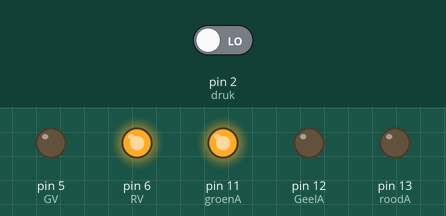
Bench run of a sketch on a simulated Arduino Uno, built with avr-gcc and run on an emulated ATmega328P. On the bench: output pins drawn as LEDs (lit = HIGH). The test bench sets the inputs (shaded band); at power-on: pin 2 (druk) LOW.

Above: at 1.2 s.
1.3 s: pin 2 (druk) driven HIGH
At 1.8 s:
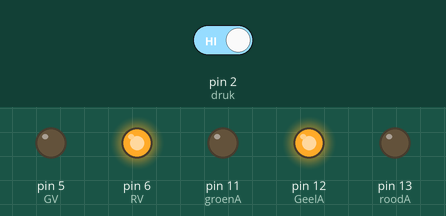
At 4.5 s:
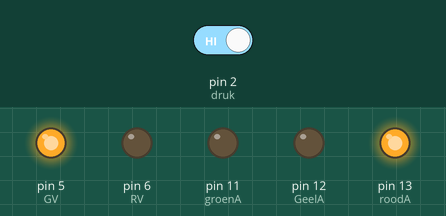
Timing chart, 0 to 9.8 s (numbered marks = the images above; inputs shaded):
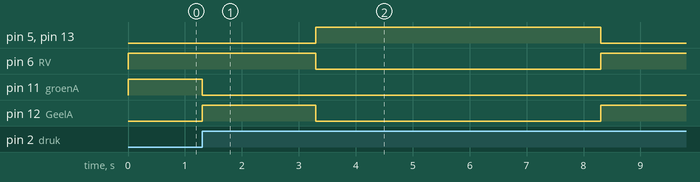

The sketch:

Verkeerslicht.ino
```cpp
// C++ code
//
const int roodA = 13;
const int GeelA = 12;
const int groenA = 11;
const int RV = 6;
const int GV = 5;
const int druk = 2;
int schakelstand = 0;
int drukstand = 0;


void setup()
{
  pinMode(roodA, OUTPUT);
  pinMode(GeelA, OUTPUT);
  pinMode(groenA, OUTPUT);
  pinMode(RV, OUTPUT);
  pinMode(GV, OUTPUT);
  pinMode(druk, INPUT);

}

void loop()
{
  drukstand = digitalRead(druk);
  digitalWrite(GV, LOW);
  digitalWrite(roodA, LOW);
  digitalWrite(groenA, HIGH);
  digitalWrite(RV, HIGH);

  if (drukstand == 1 && schakelstand == 0){
    schakelstand = 1;
    digitalWrite(groenA, LOW);
    digitalWrite(GeelA, HIGH);
    delay(2000);
    digitalWrite(GeelA, LOW);
    digitalWrite(roodA, HIGH);
    digitalWrite(RV, LOW);
    digitalWrite(GV, HIGH);
    delay(5000);
    schakelstand = 0;
  }
}
```

Measured:
- after the input at 1.3 s, pin 5 (GV), pin 13 (roodA): LOW → HIGH after 2.0 s, → LOW 5.0 s later; pin 6 (RV): HIGH → LOW after 2.0 s, → HIGH 5.0 s later; pin 11 (groenA): HIGH → LOW at once; pin 12 (GeelA): LOW → HIGH at once, → LOW 2.0 s later, → HIGH 5.0 s later
